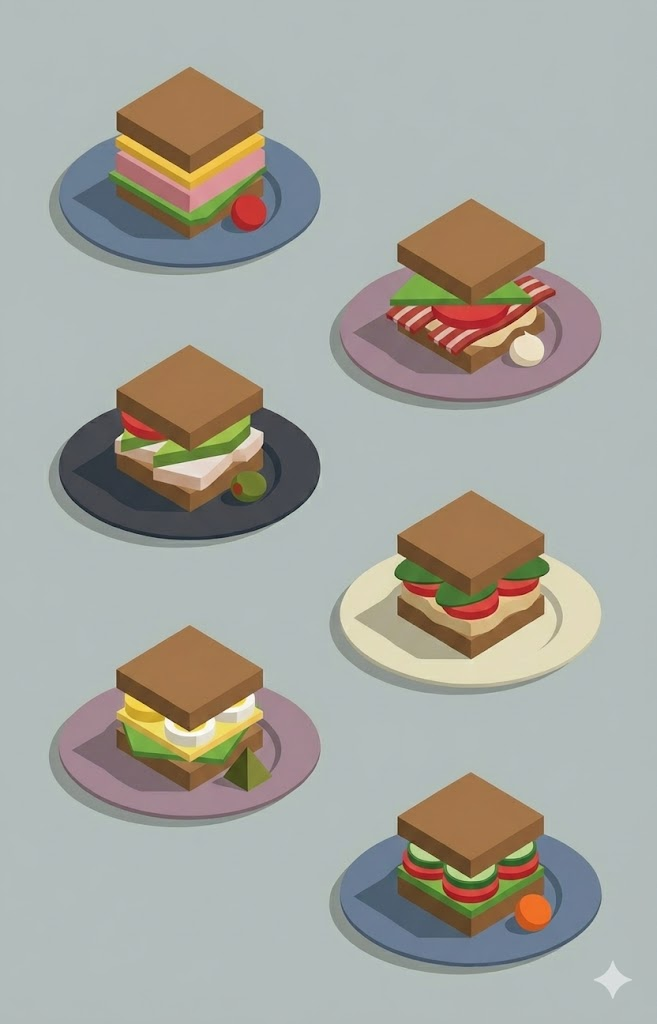
#> input picture assets/app/Morning60s/scripts/reward_sources/unnamed.jpg, 657 x 1024 px
$ python split_reward_images.py
#> lines starting #> are read from the running program, lines starting #| are printed output that depends on the picture
#!/usr/bin/env python3
"""
把两张「多款美食」网格图切成 10 张单图，并把浅灰/浅蓝灰底变成白底。
用法（在项目根目录）:
  pip install Pillow
  python scripts/split_reward_images.py path/to/image1.png path/to/image2.png
  或把两张图放到 scripts/reward_sources/ 下，命名为 01_cakes.png 和 02_sandwiches.png 后运行:
  python scripts/split_reward_images.py
输出到 Morning60s/Assets.xcassets 下 Reward01.imageset ... Reward10.imageset
"""
import os
import sys
from pathlib import Path

try:
    from PIL import Image
except ImportError:
    print("请先安装 Pillow: pip install Pillow")
    sys.exit(1)

# 默认：项目根目录
ROOT = Path(__file__).resolve().parent.parent
ASSETS = ROOT / "Morning60s" / "Assets.xcassets"
SOURCES = ROOT / "scripts" / "reward_sources"

# 背景色容差：RGB 都大于此值视为背景，替换为纯白
BG_THRESHOLD = 215
# 每张源图切 2 列 x 3 行 = 6 张，共 12 张，取前 10 张作为「10 款普通奖励」
ROWS, COLS = 3, 2
TOTAL_REWARDS = 10


def make_white_bg(img: Image.Image) -> Image.Image:
    """把接近浅灰/浅蓝灰的像素改成纯白"""
    img = img.convert("RGBA")
    w, h = img.size
    data = list(img.getdata())
    new_data = []
    for (r, g, b, a) in data:
        if r >= BG_THRESHOLD and g >= BG_THRESHOLD and b >= BG_THRESHOLD:
            new_data.append((255, 255, 255, a))
        else:
            new_data.append((r, g, b, a))
    img.putdata(new_data)
    return img.convert("RGB")


def split_grid(img: Image.Image):
    """按 3 行 2 列切成 6 块"""
    w, h = img.size
    cw, ch = w // COLS, h // ROWS
    for row in range(ROWS):
        for col in range(COLS):
            left = col * cw
            top = row * ch
            yield img.crop((left, top, left + cw, top + ch))


def main():
    if len(sys.argv) >= 3:
        path1 = Path(sys.argv[1])
        path2 = Path(sys.argv[2])
    else:
        path1 = SOURCES / "01_cakes.png"
        path2 = SOURCES / "02_sandwiches.png"
        if not path1.exists() or not path2.exists():
            path1 = SOURCES / "unnamed.jpg"
            path2 = SOURCES / "unnamed-2.jpg"
        if not path1.exists() or not path2.exists():
            print("用法: python scripts/split_reward_images.py <图1> <图2>")
            print("或把 01_cakes.png 和 02_sandwiches.png（或 unnamed.jpg / unnamed-2.jpg）放到 scripts/reward_sources/ 后直接运行")
            sys.exit(1)

    ASSETS.mkdir(parents=True, exist_ok=True)
    index = 0
    for path in (path1, path2):
        img = Image.open(path).convert("RGB")
#> img is the input picture: PIL image 657x1024 RGB; mean R, G, B 166.2, 166.4, 159.1
        img = make_white_bg(img)
#> in make_white_bg, `data = list(img.getdata())`: data = 672768 items
#> the loop in make_white_bg, `for (r, g, b, a) in data:` made 672768 passes
#> (r, g, b) on passes 1 to 3: (178, 188, 187), (178, 188, 187), (179, 189, 188)
        for tile in split_grid(img):
            if index >= TOTAL_REWARDS:
                break
            index += 1
            name = f"Reward{index:02d}"
            imageset = ASSETS / f"{name}.imageset"
            imageset.mkdir(parents=True, exist_ok=True)
            out_png = imageset / f"{name}.png"
            tile.save(out_png, "PNG")
            # Contents.json for Xcode
            contents = {
                "images": [{"filename": f"{name}.png", "idiom": "universal", "scale": "1x"}],
                "info": {"author": "xcode", "version": 1},
            }
            import json
            (imageset / "Contents.json").write_text(json.dumps(contents, indent=2), encoding="utf-8")
            print("Written", out_png)
#> this loop made 6 passes
#> name on passes 1 to 6: 'Reward01', 'Reward02', 'Reward03', 'Reward04', 'Reward05', 'Reward06'
#| Written assets/app/Morning60s/Morning60s/Assets.xcassets/Reward01.imageset/Reward01.png
#| Written assets/app/Morning60s/Morning60s/Assets.xcassets/Reward02.imageset/Reward02.png
#| Written assets/app/Morning60s/Morning60s/Assets.xcassets/Reward03.imageset/Reward03.png
#| Written assets/app/Morning60s/Morning60s/Assets.xcassets/Reward04.imageset/Reward04.png
#| Written assets/app/Morning60s/Morning60s/Assets.xcassets/Reward05.imageset/Reward05.png
#| Written assets/app/Morning60s/Morning60s/Assets.xcassets/Reward06.imageset/Reward06.png
#> pass 1, in main, `tile.save(out_png, "PNG")`:
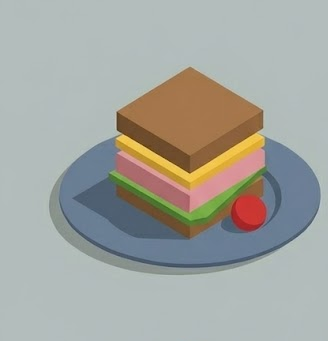
#> saved as Reward01.png: PIL image 328x341 RGB; mean R, G, B 163.6, 165.6, 159.8
#> pass 2, in main, `tile.save(out_png, "PNG")`:
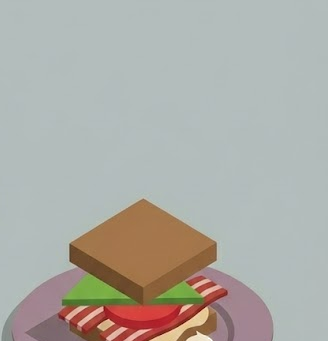
#> saved as Reward02.png: PIL image 328x341 RGB; mean R, G, B 173.4, 172.6, 166.5
#> after the loop, index = 6
        if index >= TOTAL_REWARDS:
            break
#> pass 2 of the loop in main, `for path in (path1, path2):`:
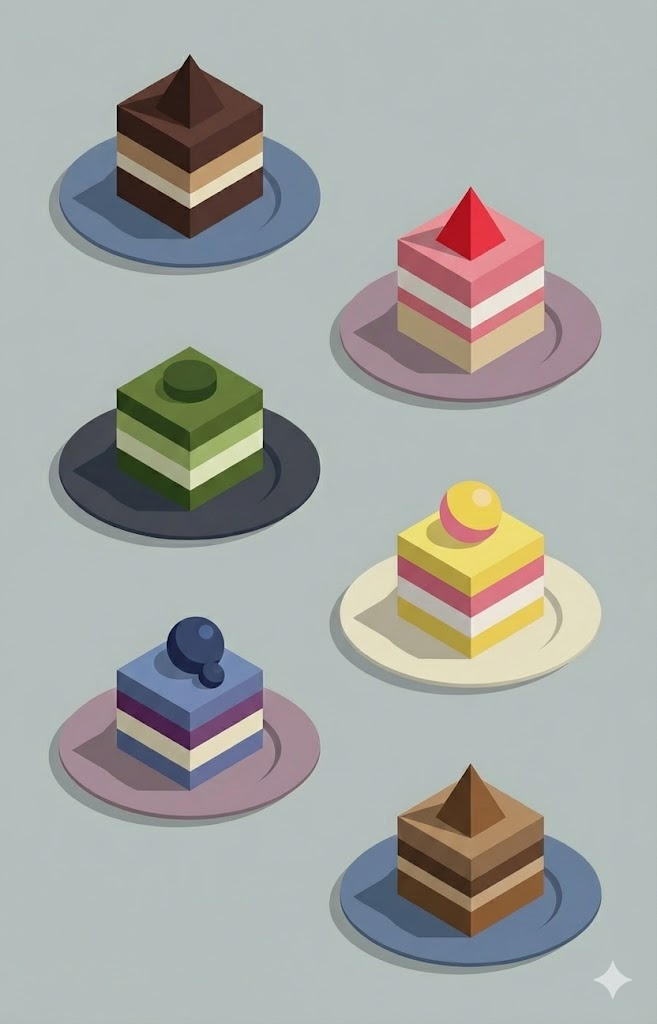
#> input picture assets/app/Morning60s/scripts/reward_sources/unnamed-2.jpg, 657 x 1024 px
#> in main, img is the input picture: PIL image 657x1024 RGB; mean R, G, B 164.9, 167.4, 164.3
#> the loop in make_white_bg (call 2), `for (r, g, b, a) in data:` made 672768 passes
#> (r, g, b) on passes 1 to 3: (179, 189, 188), (180, 190, 189), (180, 190, 189)
#> the loop in main, `for tile in split_grid(img):` made 5 passes
#> name on passes 1 to 4: 'Reward07', 'Reward08', 'Reward09', 'Reward10'
#> (printed output is left out)
#> pass 1, in main, `tile.save(out_png, "PNG")`:
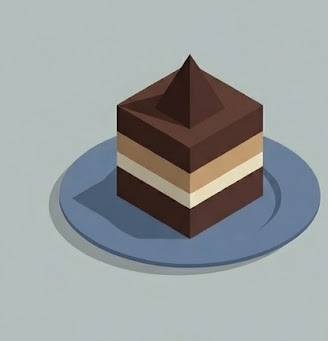
#> saved as Reward07.png: PIL image 328x341 RGB; mean R, G, B 152.2, 157.6, 158.3
#> pass 2, in main, `tile.save(out_png, "PNG")`:
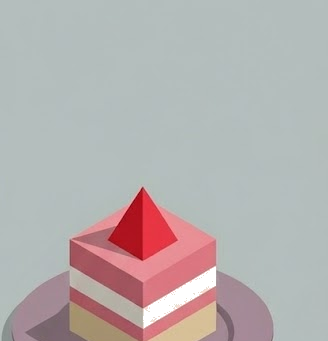
#> saved as Reward08.png: PIL image 328x341 RGB; mean R, G, B 181.6, 176, 175.8
#> after the loop in main, `for tile in split_grid(img):`: index = 10

    print("Done. 共生成", min(index, TOTAL_REWARDS), "张图，白底已处理。")
#| Done. 共生成 10 张图，白底已处理。


if __name__ == "__main__":
    main()
